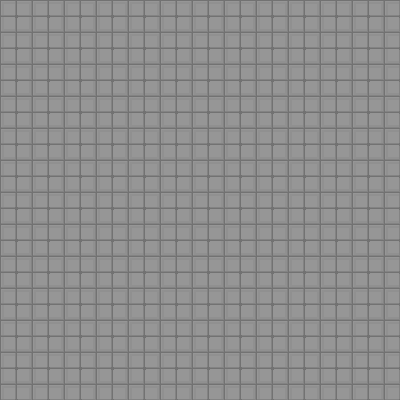

Below is a game level as drawn by its tile map, then a one-line description and the .tmx file that defines it, in full:
An orthogonal 25x25 tile map with 16x16 px tiles, 1 tile layer (Tile Layer 1).

<map version="1.0" orientation="orthogonal" renderorder="right-down" width="25" height="25" tilewidth="16" tileheight="16" nextobjectid="1">
 <tileset firstgid="1" name="Da more bestest tiles " tilewidth="16" tileheight="16" tilecount="25" columns="5">
  <image source="Tileset.png" width="80" height="80" />
 </tileset>
 <layer name="Tile Layer 1" width="25" height="25">
  <data encoding="csv">
3,4,3,4,3,4,3,4,3,4,3,4,3,4,3,4,3,4,3,4,3,4,3,4,3,
8,9,8,9,8,9,8,9,8,9,8,9,8,9,8,9,8,9,8,9,8,9,8,9,8,
3,4,3,4,3,4,3,4,3,4,3,4,3,4,3,4,3,4,3,4,3,4,3,4,3,
8,9,8,9,8,9,8,9,8,9,8,9,8,9,8,9,8,9,8,9,8,9,8,9,8,
3,4,3,4,3,4,3,4,3,4,3,4,3,4,3,4,3,4,3,4,3,4,3,4,3,
8,9,8,9,8,9,8,9,8,9,8,9,8,9,8,9,8,9,8,9,8,9,8,9,8,
3,4,3,4,3,4,3,4,3,4,3,4,3,4,3,4,3,4,3,4,3,4,3,4,3,
8,9,8,9,8,9,8,9,8,9,8,9,8,9,8,9,8,9,8,9,8,9,8,9,8,
3,4,3,4,3,4,3,4,3,4,3,4,3,4,3,4,3,4,3,4,3,4,3,4,3,
8,9,8,9,8,9,8,9,8,9,8,9,8,9,8,9,8,9,8,9,8,9,8,9,8,
3,4,3,4,3,4,3,4,3,4,3,4,3,4,3,4,3,4,3,4,3,4,3,4,3,
8,9,8,9,8,9,8,9,8,9,8,9,8,9,8,9,8,9,8,9,8,9,8,9,8,
3,4,3,4,3,4,3,4,3,4,3,4,3,4,3,4,3,4,3,4,3,4,3,4,3,
8,9,8,9,8,9,8,9,8,9,8,9,8,9,8,9,8,9,8,9,8,9,8,9,8,
3,4,3,4,3,4,3,4,3,4,3,4,3,4,3,4,3,4,3,4,3,4,3,4,3,
8,9,8,9,8,9,8,9,8,9,8,9,8,9,8,9,8,9,8,9,8,9,8,9,8,
3,4,3,4,3,4,3,4,3,4,3,4,3,4,3,4,3,4,3,4,3,4,3,4,3,
8,9,8,9,8,9,8,9,8,9,8,9,8,9,8,9,8,9,8,9,8,9,8,9,8,
3,4,3,4,3,4,3,4,3,4,3,4,3,4,3,4,3,4,3,4,3,4,3,4,3,
8,9,8,9,8,9,8,9,8,9,8,9,8,9,8,9,8,9,8,9,8,9,8,9,8,
3,4,3,4,3,4,3,4,3,4,3,4,3,4,3,4,3,4,3,4,3,4,3,4,3,
8,9,8,9,8,9,8,9,8,9,8,9,8,9,8,9,8,9,8,9,8,9,8,9,8,
3,4,3,4,3,4,3,4,3,4,3,4,3,4,3,4,3,4,3,4,3,4,3,4,3,
8,9,8,9,8,9,8,9,8,9,8,9,8,9,8,9,8,9,8,9,8,9,8,9,8,
3,4,3,4,3,4,3,4,3,4,3,4,3,4,3,4,3,4,3,4,3,4,3,4,3
</data>
 </layer>
</map>